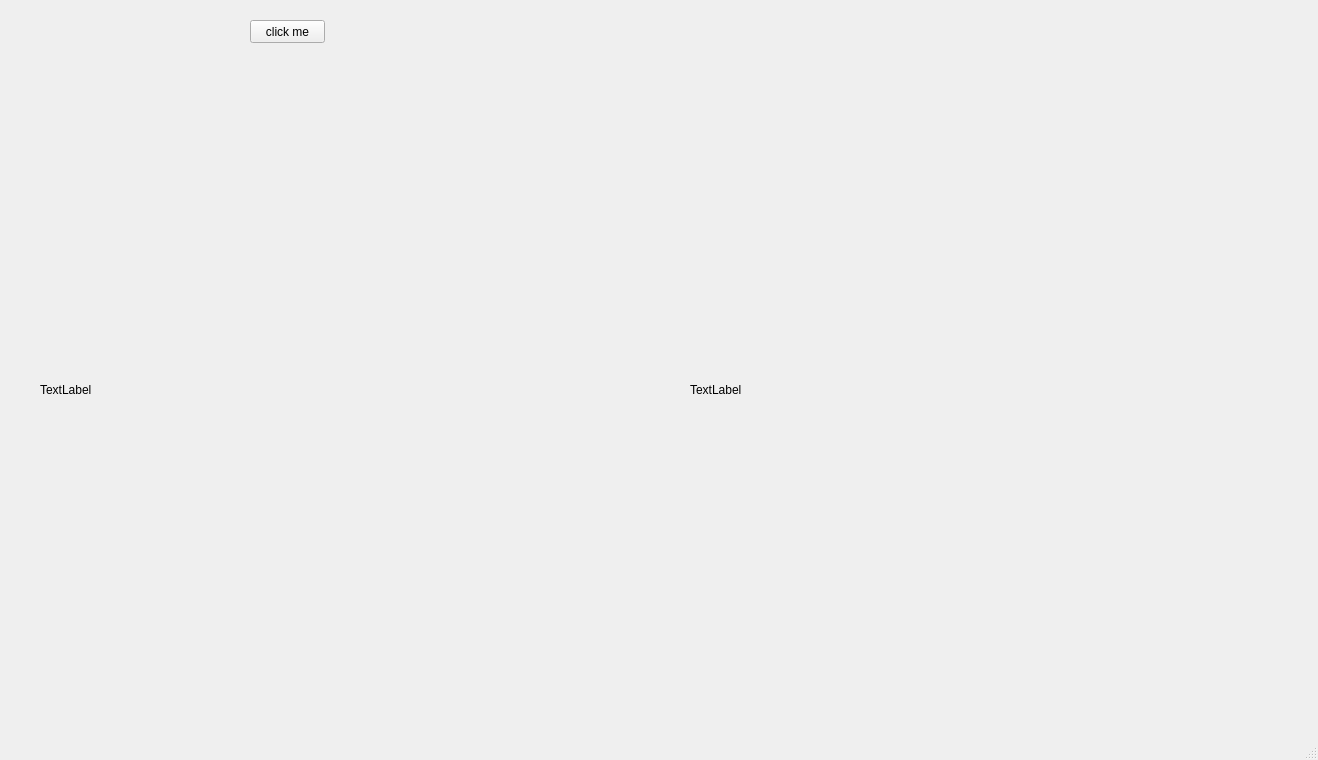
<?xml version="1.0" encoding="UTF-8"?>
<ui version="4.0">
 <class>MainWindow</class>
 <widget class="QMainWindow" name="MainWindow">
  <property name="geometry">
   <rect>
    <x>0</x>
    <y>0</y>
    <width>1318</width>
    <height>760</height>
   </rect>
  </property>
  <property name="windowTitle">
   <string>MainWindow</string>
  </property>
  <widget class="QWidget" name="centralwidget">
   <widget class="QLabel" name="input">
    <property name="geometry">
     <rect>
      <x>40</x>
      <y>90</y>
      <width>600</width>
      <height>600</height>
     </rect>
    </property>
    <property name="text">
     <string>TextLabel</string>
    </property>
   </widget>
   <widget class="QLabel" name="output">
    <property name="geometry">
     <rect>
      <x>690</x>
      <y>90</y>
      <width>600</width>
      <height>600</height>
     </rect>
    </property>
    <property name="text">
     <string>TextLabel</string>
    </property>
   </widget>
   <widget class="QPushButton" name="clickButton">
    <property name="geometry">
     <rect>
      <x>250</x>
      <y>20</y>
      <width>75</width>
      <height>23</height>
     </rect>
    </property>
    <property name="text">
     <string>click me</string>
    </property>
   </widget>
  </widget>
  <widget class="QMenuBar" name="menubar">
   <property name="geometry">
    <rect>
     <x>0</x>
     <y>0</y>
     <width>1318</width>
     <height>22</height>
    </rect>
   </property>
  </widget>
  <widget class="QStatusBar" name="statusbar"/>
 </widget>
 <resources/>
 <connections/>
</ui>
